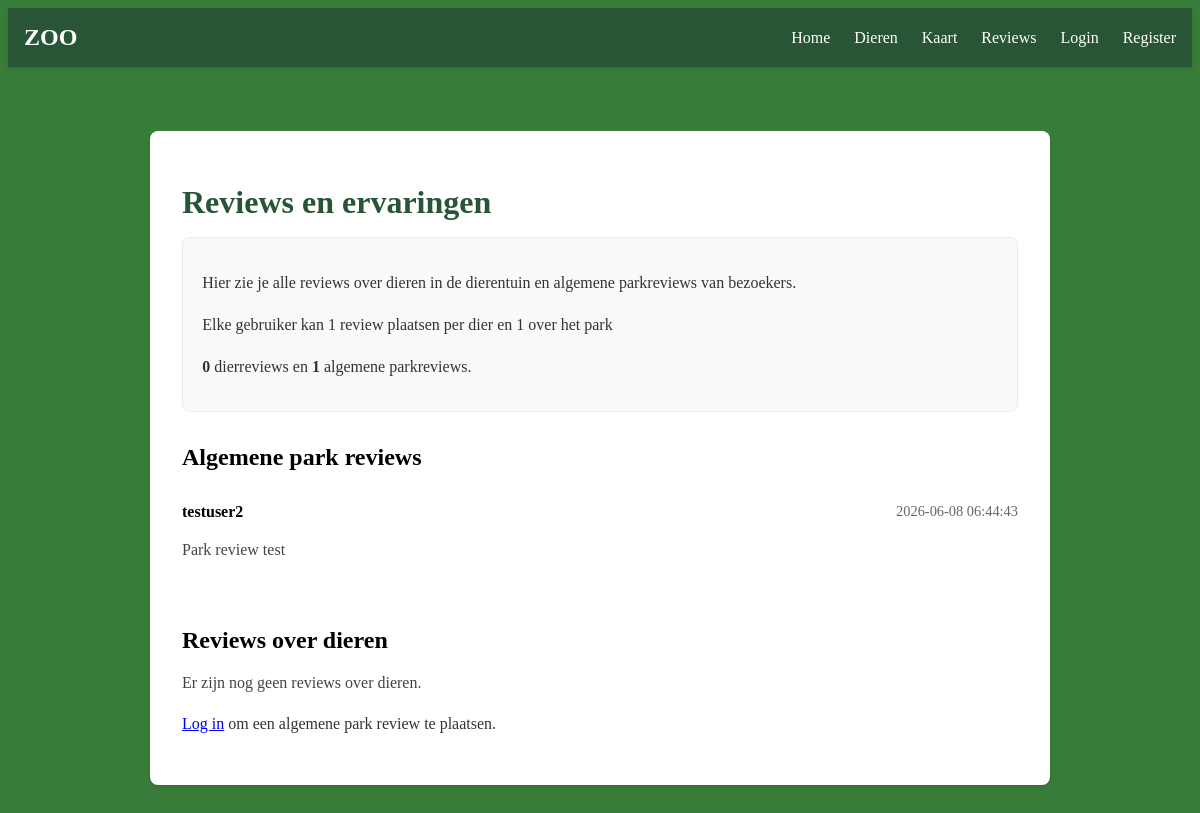
The app's page /reviews, older data.
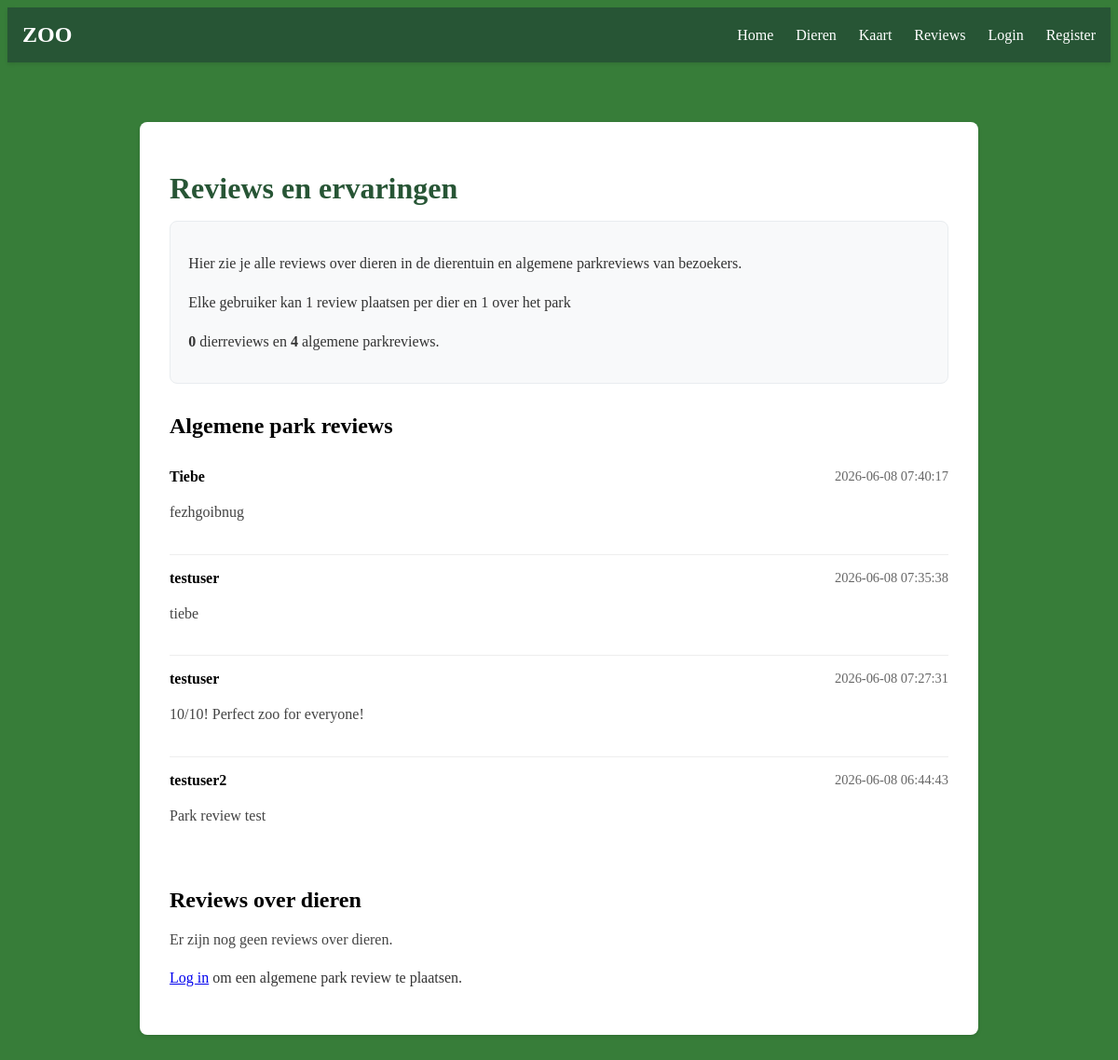
The same page, newer data.
### tables this page shows
CREATE TABLE PARK_REVIEWS (
        id INTEGER PRIMARY KEY AUTOINCREMENT,
        user_id INTEGER NOT NULL,
        review TEXT NOT NULL,
        created_at TEXT NOT NULL DEFAULT CURRENT_TIMESTAMP,
        FOREIGN KEY (user_id) REFERENCES USERS(id)
    );

CREATE TABLE USERS (
    id INTEGER PRIMARY KEY AUTOINCREMENT,
    username TEXT UNIQUE NOT NULL,
    password TEXT NOT NULL
);

### app.py (the view, shortened to what this page needs)
@app.route("/reviews", methods=["GET", "POST"])
def reviews():
    error = None
    animal_reviews = db.execute(
        "SELECT REVIEWS.id AS review_id, REVIEWS.review, REVIEWS.created_at, REVIEWS.user_id, USERS.username, DIEREN.naam AS dier_naam "
        "FROM REVIEWS "
        "JOIN USERS ON REVIEWS.user_id = USERS.id "
        "JOIN DIEREN ON REVIEWS.dier_id = DIEREN.id "
        "ORDER BY REVIEWS.created_at DESC"
    )
    park_reviews = db.execute(
        "SELECT PARK_REVIEWS.id AS review_id, PARK_REVIEWS.review, PARK_REVIEWS.created_at, PARK_REVIEWS.user_id, USERS.username "
        "FROM PARK_REVIEWS "
        "JOIN USERS ON PARK_REVIEWS.user_id = USERS.id "
        "ORDER BY PARK_REVIEWS.created_at DESC"
    )
    return render_template("reviews.html", animal_reviews=animal_reviews, park_reviews=park_reviews, error=error)

### templates/reviews.html (shortened to what this page needs)
{% extends "layout.html" %}
{% block content %}
<div class="dier-container">
    <div class="dier-content">
        <h1>Reviews en ervaringen</h1>
        <div class="reviews-summary">
            <p>Hier zie je alle reviews over dieren in de dierentuin en algemene parkreviews van bezoekers.</p>
            <p>Elke gebruiker kan 1 review plaatsen per dier en 1 over het park</p>
            <p><strong>{{ animal_reviews | length }}</strong> dierreviews en <strong>{{ park_reviews | length }}</strong> algemene parkreviews.</p>
        </div>
        <section class="review-group">
            <h2>Algemene park reviews</h2>
            {% if park_reviews and park_reviews | length > 0 %}
                <ul class="review-list">
                    {% for review in park_reviews %}
                        <li class="review-item">
                            <div class="review-header">
                                <strong>{{ review.username }}</strong>
                                <span class="review-date">{{ review.created_at }}</span>
                            </div>
                            <p>{{ review.review }}</p>
                        </li>
                    {% endfor %}
                </ul>
            {% else %}
                <p>Er zijn nog geen algemene parkreviews. Wees de eerste!</p>
            {% endif %}
        </section>
        <section class="review-group">
            <h2>Reviews over dieren</h2>
            {% if animal_reviews and animal_reviews | length > 0 %}
                <ul class="review-list">
                    {% for review in animal_reviews %}
                        <li class="review-item">
                            <div class="review-header">
                                <strong>{{ session.get('username') }}</strong>
                                <span class="review-date">{{ review.created_at }}</span>
                            </div>
                            <p><strong>Dier:</strong> <a href="/dier/{{ review.dier_naam }}">{{ review.dier_naam }}</a></p>
                            <p>{{ review.review }}</p>
                            {% if session.get('user_id') == review.user_id %}
                                <form method="post" action="/reviews/animal/delete" class="review-delete-form">
                                    <input type="hidden" name="review_id" value="{{ review.review_id }}">
                                    <button type="submit" class="delete-review-button">Verwijder review</button>
                                </form>
                            {% endif %}
                        </li>
                    {% endfor %}
                </ul>
            {% else %}
                <p>Er zijn nog geen reviews over dieren.</p>
            {% endif %}
        </section>
        <div class="review-form-container">
            {% if session.get('user_id') %}
                <p>Ingelogd als <strong>{{ session.get('username') }}</strong></p>
                <h3>Laat een algemene park review achter</h3>
                {% if error %}
                    <p class="error">{{ error }}</p>
                {% endif %}
                <form method="post">
                    <textarea name="review" rows="5" placeholder="Vertel ons wat je van het park vindt..." required></textarea>
                    <button type="submit">Plaats algemene review</button>
                </form>
            {% else %}
                <p><a href="/login">Log in</a> om een algemene park review te plaatsen.</p>
            {% endif %}
        </div>
    </div>
</div>
{% endblock %}

### templates/layout.html (shortened to what this page needs)
<!DOCTYPE html>
<html lang="nl">
<head>
    <link rel="stylesheet" href="/static/style.css">
</head>
<body>
    <nav class="navbar">
        <div class="nav-container">
            <h2 class="nav-title">ZOO</h2>
            <div class="nav-links">
                <a href="/">Home</a>
                <a href="/Dieren">Dieren</a>
                <a href="/Kaart">Kaart</a>
                <a href="/reviews">Reviews</a>
                {% if session.get('username') %}
                    <span class="user-welcome">Welkom, {{ session['username'] }}!</span>
                    <a href="/logout" class="nav-logout">Logout</a>
                {% else %}
                    <a href="/login">Login</a>
                    <a href="/register">Register</a>
                {% endif %}
            </div>
        </div>
    </nav>
    {% block content %}
    {% endblock %}
</body>
</html>

### static/style.css (style rules this page uses)
body { background-color: rgb(55, 125, 57); }
.navbar { background-color: rgb(39, 85, 53); padding: 1rem 0; box-shadow: 0 2px 4px rgba(0,0,0,0.1); margin-bottom: 2rem; }
.nav-container { max-width: 1200px; margin: 0 auto; padding: 0 1rem; display: flex; justify-content: space-between; align-items: center; }
.nav-title { margin: 0; color: white; font-size: 1.5rem; }
.nav-links { display: flex; gap: 1.5rem; align-items: center; }
.nav-links a { color: white; text-decoration: none; font-weight: 500; transition: color 0.3s ease; }
.dier-container { max-width: 900px; margin: 0 auto; padding: 2rem; }
.dier-content { background-color: white; padding: 2rem; border-radius: 8px; box-shadow: 0 2px 4px rgba(0,0,0,0.1); }
.dier-content h1 { color: rgb(39, 85, 53); margin-bottom: 1rem; }
.dier-content p { color: #333; line-height: 1.6; }
.review-list { list-style: none; padding: 0; margin: 1rem 0; }
.review-item { padding: 1rem 0; border-bottom: 1px solid #eee; }
.review-item:last-child { border-bottom: none; }
.review-header { display: flex; justify-content: space-between; gap: 1rem; margin-bottom: 0.5rem; flex-wrap: wrap; }
.review-date { color: #666; font-size: 0.9rem; }
.reviews-summary { background-color: #f8f9fa; padding: 1rem 1.2rem; border-radius: 8px; margin-bottom: 1.5rem; border: 1px solid #e9ecef; }
.review-group { margin-top: 2rem; }
.review-group h2 { margin-bottom: 0.75rem; }
.review-group p { color: #444; line-height: 1.6; }

Row changes from the older to the newer data that the page shows:
added PARK_REVIEWS: username "Tiebe", created_at "2026-06-08 07:40:17", review "fezhgoibnug"
added PARK_REVIEWS: username "testuser", created_at "2026-06-08 07:35:38", review "tiebe"
added PARK_REVIEWS: username "testuser", created_at "2026-06-08 07:27:31", review "10/10! Perfect zoo for everyone!"
Text that changed along with them:
{{ park_reviews | length }}: "1" → "4"
